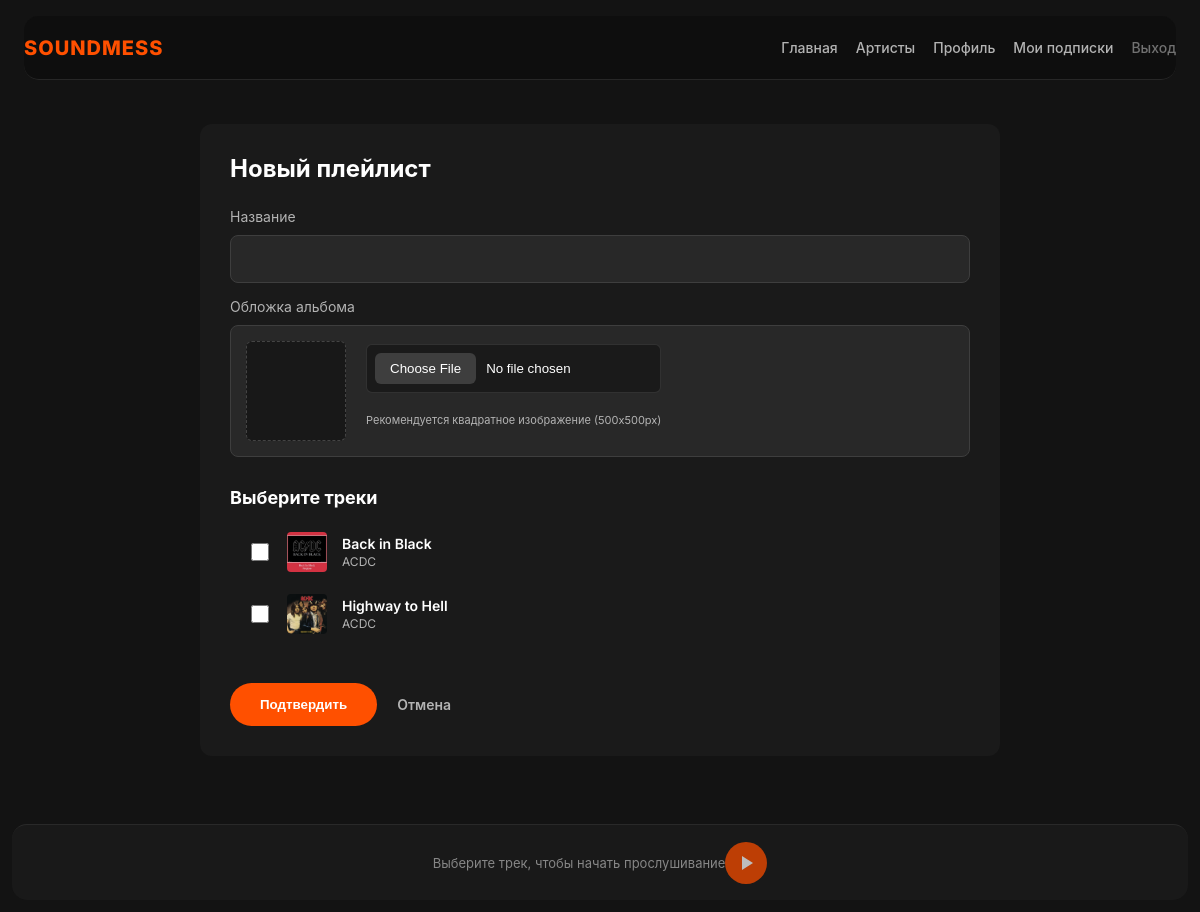
Page /album/create/ (signed in) on the committed database.
### pc_store/models.py (models this page shows, shortened)
class Track(models.Model):
    SOURCE_CHOICES = [
        ('local', 'Локальная загрузка'),
        ('jamendo', 'Jamendo'),
        ('fma', 'Free Music Archive'),
    ]
    RELEASE_TYPE_CHOICES = [
        ('single', 'Сингл'),
        ('album', 'Альбом'),
        ('ep', 'EP'),
        ('mixtape', 'Микстейп'),
    ]
    artist = models.ForeignKey(Artist, on_delete=models.CASCADE, related_name='tracks')
    title = models.CharField(max_length=200, verbose_name="Название")
    audio_file = models.FileField(upload_to='music/', verbose_name="Файл трека")
    cover = models.ImageField(upload_to='covers/', blank=True, verbose_name="Обложка")
    genre = models.CharField(max_length=50, default='Rock', verbose_name="Жанр")
    plays_count = models.PositiveIntegerField(default=0, verbose_name="Прослушивания")
    release_date = models.DateField(auto_now_add=True, verbose_name="Дата выхода")
    release_year = models.PositiveSmallIntegerField(null=True, blank=True, verbose_name="Год выпуска")
    release_type = models.CharField(
        max_length=10,
        choices=RELEASE_TYPE_CHOICES,
        default='single',
        verbose_name="Тип релиза",
    )
    duration_seconds = models.PositiveIntegerField(null=True, blank=True, verbose_name="Длительность, секунд")
    mood = models.CharField(max_length=50, blank=True, verbose_name="Настроение")
    lyrics = models.TextField(blank=True, verbose_name="Текст песни")
    is_explicit = models.BooleanField(default=False, verbose_name="Без цензуры")
    source_provider = models.CharField(max_length=20, choices=SOURCE_CHOICES, default='local')
    source_id = models.CharField(max_length=200, blank=True)
    license_name = models.CharField(max_length=200, blank=True, verbose_name="Лицензия")
    attribution = models.TextField(blank=True, verbose_name="Атрибуция")
    source_url = models.URLField(blank=True, verbose_name="Источник")
    likes = models.ManyToManyField(User, related_name='liked_tracks', blank=True)
    class Meta:
        constraints = [
            models.UniqueConstraint(
                fields=['source_provider', 'source_id'],
                condition=~models.Q(source_id=''),
                name='unique_external_track_source',
            ),
        ]
    def __str__(self):
        return f"{self.artist.user.username} - {self.title}"

class Artist(models.Model):
    MODERATION_STATUS_CHOICES = [
        ('pending', 'На модерации'),
        ('approved', 'Одобрен'),
        ('rejected', 'Отклонён'),
    ]
    user = models.OneToOneField(User, on_delete=models.CASCADE)
    bio = models.TextField(blank=True, verbose_name="О себе")
    is_premium = models.BooleanField(default=False, verbose_name="Платная подписка")
    moderation_status = models.CharField(
        max_length=10,
        choices=MODERATION_STATUS_CHOICES,
        default='pending',
        verbose_name="Статус модерации",
    )
    moderation_note = models.TextField(blank=True, verbose_name="Комментарий модератора")
    reviewed_at = models.DateTimeField(null=True, blank=True, verbose_name="Дата проверки")

### pc_store/views.py (the view)
# urls.py: path('album/create/', views.create_album, name='create_album'),
@login_required
def create_album(request):
    if request.method == 'POST':
        form = AlbumForm(request.POST, request.FILES, user=request.user)
        if form.is_valid():
            album = form.save(commit=False)
            album.owner = request.user
            album.save()
            selected_tracks = form.cleaned_data['tracks']
            if album.is_public:
                final_tracks = selected_tracks.filter(artist__user=request.user)
                album.tracks.set(final_tracks)
            else:
                album.tracks.set(selected_tracks)
            return redirect('profile')
    else:
        form = AlbumForm(user=request.user)
    return render(request, 'create_album.html', {'form': form})

### pc_store/forms.py
class AlbumForm(forms.ModelForm):
    class Meta:
        model = Album
        fields = ['title', 'cover', 'is_public', 'tracks']
        widgets = {
            'tracks': forms.CheckboxSelectMultiple(),
            'cover': forms.FileInput(attrs={'class': 'file-input-custom'}),
        }
    def __init__(self, *args, **kwargs):
        user = kwargs.pop('user', None)
        super().__init__(*args, **kwargs)
        if user:
            if user.profile.role != 'artist':
                self.fields['is_public'].widget = forms.HiddenInput()
            fav_album = Album.objects.filter(owner=user, is_favorite_folder=True).first()
            favorite_tracks_ids = fav_album.tracks.values_list('id', flat=True) if fav_album else []
            self.fields['tracks'].queryset = Track.objects.filter(
                Q(artist__user=user) | Q(id__in=favorite_tracks_ids)
            ).distinct()

### templates/create_album.html (shortened to what this page needs)
{% extends 'base.html' %}
{% block content %}
<div class="profile-container">
    <div class="create-album-card">
        <h2 style="margin: 0 0 25px;">
            {% if user.profile.role == 'artist' %}Создание альбома{% else %}Новый плейлист{% endif %}
        </h2>
        <form method="post" id="albumForm" enctype="multipart/form-data">
            <div class="form-group">
                <label style="display: block; margin-bottom: 10px; font-size: 14px; color: var(--text-dim);">Название</label>
                {{ form.title }}
            </div>
            <div class="form-group" style="margin-bottom: 20px;">
                <label style="display: block; margin-bottom: 10px; font-size: 14px; color: var(--text-dim);">Обложка альбома</label>
                <div class="cover-upload-container">
                    <div id="cover-preview" class="cover-preview-box">
                    </div>
                    <div class="upload-controls">
                        {{ form.cover }}
                        <p style="font-size: 11px; color: var(--text-dim); margin-top: 5px;">Рекомендуется квадратное изображение (500x500px)</p>
                    </div>
                </div>
            </div>
            <h3 style="margin: 30px 0 15px; font-size: 18px;">Выберите треки</h3>
            <div class="track-selection-list">
                {% for checkbox in form.tracks %}
                    {% with track=checkbox.data.value.instance %}
                    <div class="track-selection-item" data-is-mine="{% if track.artist.user == user %}true{% else %}false{% endif %}">
                        {{ checkbox.tag }} <div class="track-icon-wrapper">
                            {% if track.cover %}
                                <img src="{{ track.cover.url }}" alt="cover">
                            {% else %}
                                <div style="display: flex; align-items: center; justify-content: center; height: 100%; color: #444;">💿</div>
                            {% endif %}
                        </div>
                        <div class="track-info">
                            <div class="track-title">{{ track.title }}</div>
                            <div class="track-artist">{{ track.artist.user.username }}</div>
                        </div>
                    </div>
                    {% endwith %}
                {% endfor %}
            </div>
            <div style="margin-top: 40px; display: flex; gap: 20px; align-items: center;">
                <button type="submit" class="btn" style="background: var(--accent-color); color: white; padding: 14px 30px; border-radius: 30px; border: none; font-weight: 700; cursor: pointer; transition: 0.3s;">
                    Подтвердить
                </button>
                <a href="{% url 'profile' %}" style="color: var(--text-dim); text-decoration: none; font-size: 14px; font-weight: 600;">Отмена</a>
            </div>
        </form>
    </div>
</div>
{% endblock %}

### templates/base.html (style rules this page uses)
:root { --bg-color: #131313; --card-bg: #1a1a1a; --accent-color: #ff5000; --text-main: #ffffff; --text-dim: #b3b3b3; --border-color: rgba(255, 255, 255, 0.1); --hover-white: rgba(255, 255, 255, 0.05); }
* { box-sizing: border-box; }
body { font-family: 'Inter', -apple-system, sans-serif; background: var(--bg-color); color: var(--text-main); margin: 0; padding-bottom: 112px; min-height: 100vh; }
a { text-decoration: none; color: inherit; transition: 0.2s; }
input[type="text"], input[type="password"], input[type="email"], input[type="number"], input[type="url"], input[type="file"], textarea, select { background: var(--card-bg); border: 1px solid var(--border-color); color: white; padding: 10px; border-radius: 6px; width: 100%; margin-bottom: 15px; }
input[type="file"] { padding: 8px; }
button[type="submit"] { background: var(--accent-color); color: white; border: none; padding: 10px 20px; border-radius: 6px; font-weight: 600; cursor: pointer; }

### templates/create_album.html (style rules this page uses)
.create-album-card { background: var(--card-bg); border-radius: 12px; padding: 30px; max-width: 800px; margin: 0 auto; }
#id_title { width: 100%; background: #282828; border: 1px solid #3e3e3e; color: white; padding: 14px; border-radius: 8px; outline: none; font-size: 16px; transition: 0.2s; }
.track-selection-list { display: flex; flex-direction: column; gap: 4px; margin-top: 15px; max-height: 450px; overflow-y: auto; padding-right: 5px; }
.track-selection-item { display: flex; align-items: center; gap: 15px; padding: 8px 16px; border-radius: 8px; transition: 0.2s; cursor: pointer; border: 1px solid transparent; }
.track-icon-wrapper { position: relative; width: 40px; height: 40px; background: #181818; border-radius: 4px; overflow: hidden; flex-shrink: 0; }
.track-icon-wrapper img { width: 100%; height: 100%; object-fit: cover; }
.track-info { flex-grow: 1; min-width: 0; }
.track-title { font-weight: 600; font-size: 14px; margin-bottom: 2px; }
.track-artist { color: var(--text-dim); font-size: 12px; }
input[type="checkbox"] { accent-color: var(--accent-color); width: 18px; height: 18px; cursor: pointer; }
.cover-upload-container { display: flex; gap: 20px; align-items: center; background: #282828; padding: 15px; border-radius: 8px; border: 1px solid #3e3e3e; }
.cover-preview-box { width: 100px; height: 100px; background: #181818; border-radius: 6px; display: flex; align-items: center; justify-content: center; font-size: 30px; overflow: hidden; border: 1px dashed #444; }

### rows in the picture
Track: cover (picture), title "Back in Black", artist.user.username "ACDC"
Track: cover (picture), title "Highway to Hell", artist.user.username "ACDC"
